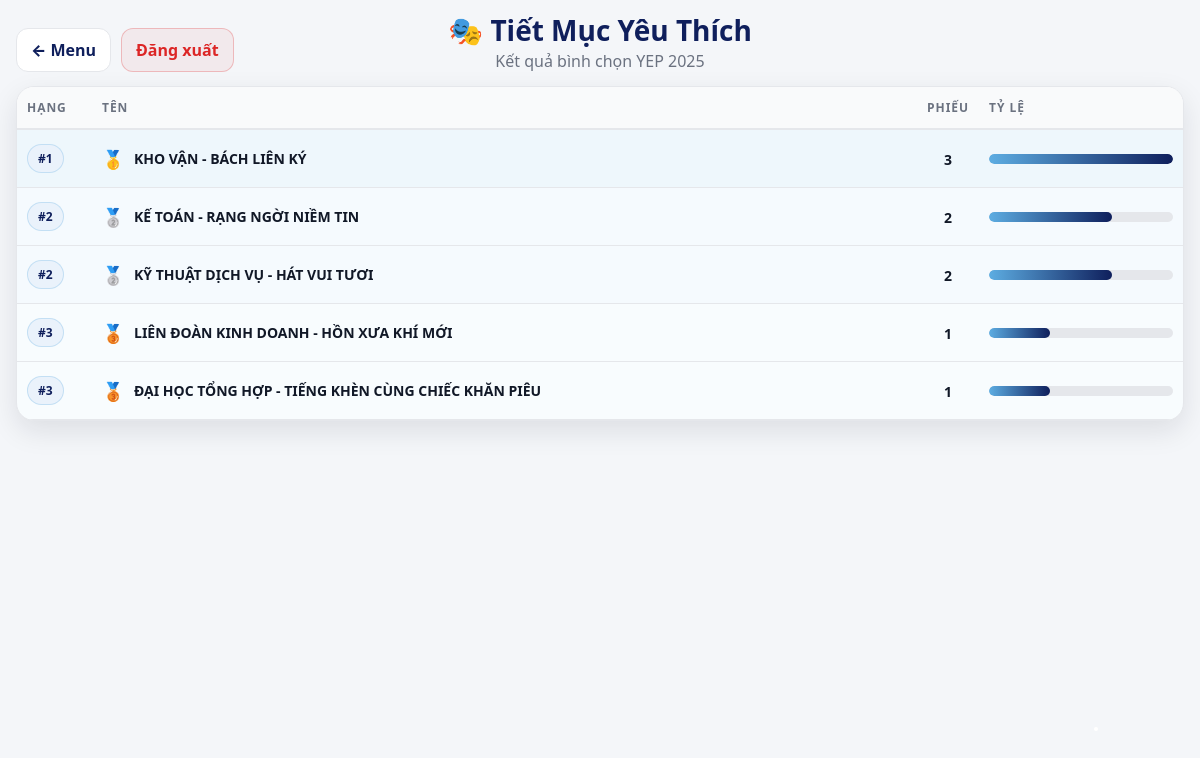
Screenshot of /admin/results/tiet-muc (signed in) with the database file from the repository.
### tables this page shows
CREATE TABLE votes (
            id INTEGER PRIMARY KEY AUTOINCREMENT,
            username TEXT NOT NULL,
            vote_type TEXT NOT NULL,
            vote_value TEXT NOT NULL,
            created_at TEXT NOT NULL DEFAULT (datetime('now'))
        );

### app.py (the view)
@app.route("/admin/results/tiet-muc")
def admin_results_tiet_muc():
    if not session.get("admin"):
        return redirect(url_for("admin_login"))
    ranked = query_results_tiet_muc()
    max_votes = max([it["votes"] for it in ranked], default=0)
    return render_template(
        "admin_results.html",
        title="Tiết Mục Yêu Thích",
        icon="🎭",
        results=ranked,
        max_votes=max_votes,
        has_any=(len(ranked) > 0),
        show_department=False,
        page_type="tiet_muc"
    )

### app.py (called while the page is built)
def get_db():
    if "db" not in g:
        g.db = sqlite3.connect(DB_PATH, check_same_thread=False)
        g.db.row_factory = sqlite3.Row
    return g.db

def init_db():
    db = get_db()
    db.execute("""
        CREATE TABLE IF NOT EXISTS votes (
            id INTEGER PRIMARY KEY AUTOINCREMENT,
            username TEXT NOT NULL,
            vote_type TEXT NOT NULL,
            vote_value TEXT NOT NULL,
            created_at TEXT NOT NULL DEFAULT (datetime('now'))
        );
    """)
    db.execute("""
        CREATE TABLE IF NOT EXISTS voted_users (
            username TEXT PRIMARY KEY,
            voted_at TEXT NOT NULL DEFAULT (datetime('now'))
        );
    """)
    db.execute("CREATE INDEX IF NOT EXISTS idx_votes_type ON votes(vote_type);")
    db.execute("CREATE INDEX IF NOT EXISTS idx_votes_user ON votes(username);")
    db.execute("CREATE UNIQUE INDEX IF NOT EXISTS uq_vote_once_value ON votes(username, vote_type, vote_value);")
    db.commit()

def dense_rank(items):
    rank = 0
    prev_votes = None
    out = []
    for it in items:
        v = it["votes"]
        if prev_votes is None:
            rank = 1
        elif v < prev_votes:
            rank += 1
        it2 = dict(it)
        it2["rank"] = rank
        out.append(it2)
        prev_votes = v
    return out

def query_results_tiet_muc():
    db = get_db()
    rows = db.execute("""
        SELECT vote_value AS dept, COUNT(*) AS cnt
        FROM votes
        WHERE vote_type = 'tiet_muc'
        GROUP BY vote_value
        ORDER BY cnt DESC, vote_value ASC
    """).fetchall()
    items = [{"name": r["dept"], "department": None, "votes": int(r["cnt"])} for r in rows]
    return dense_rank(items)

@app.before_request
def _ensure_db():
    init_db()

### templates/admin_results.html (shortened to what this page needs)
{% extends "base.html" %}
{% block body %}
<div class="container admin-results {% if page_type == 'tiet_muc' %}admin-results-compact{% endif %}">
    <div class="admin-header">
        <div class="admin-title">
            <h1>{{ icon }} {{ title }}</h1>
            <p class="subtitle">Kết quả bình chọn YEP 2025</p>
        </div>
        <div class="admin-actions">
            <a href="/admin/menu" class="btn-outline">← Menu</a>
            <a href="/admin/logout" class="btn-danger">Đăng xuất</a>
        </div>
    </div>
    {% if not has_any %}
        <div class="empty-state">
            <p>Chưa có kết quả bình chọn.</p>
        </div>
    {% else %}
        <div class="table-wrapper">
            <table class="ranking-table">
                <thead>
                     <tr>
                        <th class="col-rank">Hạng</th>
                        <th>Tên</th>
                        <th class="col-votes">Phiếu</th>
                        <th class="col-bar">Tỷ lệ</th>
                    </tr>
                </thead>
                <tbody>
                        {% for row in results %}
                    <tr class="{% if row.rank == 1 %}rank-1{% elif row.rank == 2 %}rank-2{% elif row.rank == 3 %}rank-3{% endif %}">
                        <td class="col-rank">
                            <span class="rank-badge">#{{ row.rank }}</span>
                        </td>
                        <td class="col-name">
                            <div class="name-cell">
                                <span class="medal">
                                    {% if row.rank == 1 %}🥇{% elif row.rank == 2 %}🥈{% elif row.rank == 3 %}🥉{% endif %}
                                </span>
                                <span class="name-text">{{ row.name }}</span>
                            </div>
                        </td>
                        <td class="col-votes"><strong>{{ row.votes }}</strong></td>
                        <td class="col-bar">
                            <div class="bar">
                                <div class="bar-fill"
                                    style="width: {{ (row.votes / max_votes * 100) if max_votes else 0 }}%;">
                                </div>
                            </div>
                        </td>
                    </tr>
                    {% endfor %}
                </tbody>
            </table>
        </div>
    {% endif %}
</div>
{% endblock %}

### templates/base.html (shortened to what this page needs)
<!DOCTYPE html>
<html lang="vi">
<head>
    <link rel="stylesheet" href="{{ url_for('static', filename='css/theme.css') }}">
    <link rel="stylesheet" href="{{ url_for('static', filename='css/style.css') }}">
</head>
<body>
    {% block body %}{% endblock %}
</body>
</html>

### static/css/theme.css (style rules this page uses)
:root { --color-primary: #0F1F5C; --color-primary-hover: #1F3C88; --color-accent: #5DADE2; --bg-body: #F4F6F9; --bg-card: #FFFFFF; --bg-soft: #EAF2FB; --text-main: #111827; --text-muted: #6B7280; --text-white: #FFFFFF; --border-color: #E5E7EB; --radius: 14px; --shadow-soft: 0 10px 28px rgba(17, 24, 39, 0.10); --shadow-hover: 0 14px 36px rgba(17, 24, 39, 0.14); --success: #16A34A; --warning: #F59E0B; --danger: #DC2626; --container-max: 1200px; }

### rows the page displays
votes: rank "3", name "LIÊN ĐOÀN KINH DOANH - HỒN XƯA KHÍ MỚI", votes "1", {{ (row.votes / max_votes * 100) if max_votes else 0 }} 33.33333333333333 (drawn)

### other values shown
{{ icon }} "🎭"
{{ title }} "Tiết Mục Yêu Thích"
{{ row.rank }} "1" "2" "2" "3"
{{ row.name }} "KHO VẬN - BÁCH LIÊN KÝ" "KẾ TOÁN - RẠNG NGỜI NIỀM TIN" "KỸ THUẬT DỊCH VỤ - HÁT VUI TƯƠI" "ĐẠI HỌC TỔNG HỢP - TIẾNG KHÈN CÙNG CHIẾC KHĂN PIÊU"
{{ row.votes }} "3" "2" "2" "1"
